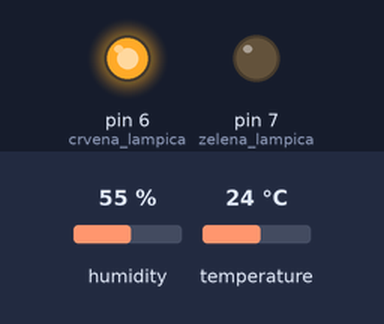
This sketch was run on a simulated Arduino Uno, built with avr-gcc and run on an emulated ATmega328P. Parts: output pins drawn as LEDs (lit = HIGH). The inputs (shaded band) are chosen by the test bench; at power-on: temperature 24 °C, humidity 55 %.

Above: at 10.8 s.
10.9 s: temperature set to 26 °C
At 12.9 s:
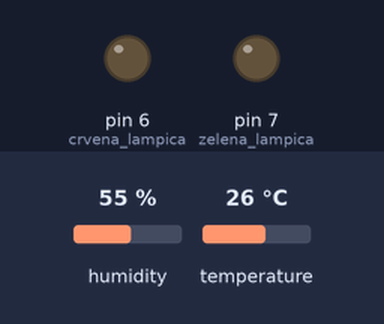
24.6 s: humidity set to 32 %
32.6 s: humidity set to 29 %
At 35.5 s:
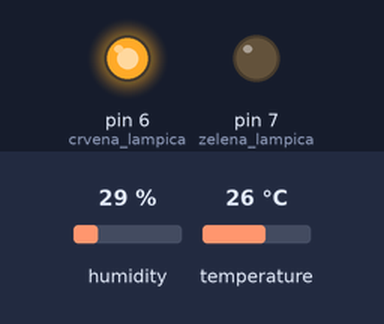
46.3 s: humidity set to 40 %
At 52.9 s:
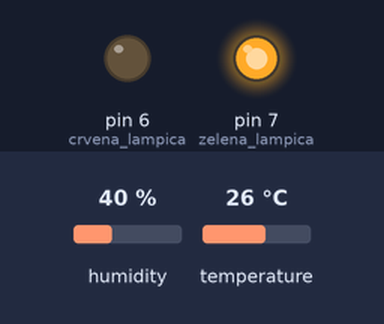
Timing chart, 0 to 60.7 s (numbered marks = the images above; inputs shaded):
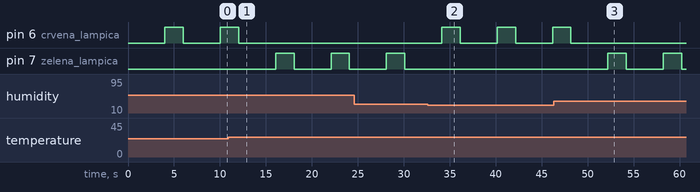

Measured:
- the behaviour switches between 24 and 25 °C on temperature (found by bisection; images 0 and 1)
- the behaviour switches between 31 and 30 % on humidity (found by bisection; images 1 and 2)
- after the input at 10.9 s, pin 6 (crvena_lampica): goes on until 12.0 s, then stays LOW; pin 7 (zelena_lampica): alternates HIGH for 2.0 s and LOW for 4.0 s, starting after 5.2 s
- after the input at 32.6 s, pin 6 (crvena_lampica): alternates HIGH for 2.0 s and LOW for 4.0 s, starting after 1.5 s; pin 7 (zelena_lampica): stops changing and stays LOW
- after the input at 46.3 s, pin 6 (crvena_lampica): goes on until 48.2 s, then stays LOW; pin 7 (zelena_lampica): alternates HIGH for 2.0 s and LOW for 4.0 s, starting after 5.9 s

The sketch:

vlaz.ino
```cpp
/*If temp is 25 or higher and humidity is more than 30 % green led turns on if its otherwise red turns on
//
// github.com/yodakole1
*/


#include <DHT.h>


//Declaration
int sensor_pin = 8;
int crvena_lampica = 6;
int zelena_lampica = 7;

DHT dht11(sensor_pin, DHT11);
float temp = 0;
float vlaznost = 0;


void setup() {
  Serial.begin(9600);
  dht11.begin();
  pinMode(zelena_lampica, OUTPUT);
  pinMode(crvena_lampica, OUTPUT);
}

void loop() {

  //Delay for better optimization
  delay(4000);

  temp = dht11.readTemperature();;
  vlaznost = dht11.readHumidity();


  if (temp >= 25 && vlaznost >30) {
    digitalWrite(zelena_lampica, HIGH);
    delay(2000);
    digitalWrite(zelena_lampica, LOW);
  } else {
    digitalWrite(crvena_lampica, HIGH);
    delay(2000);
    digitalWrite(crvena_lampica, LOW);
  }
}
```
